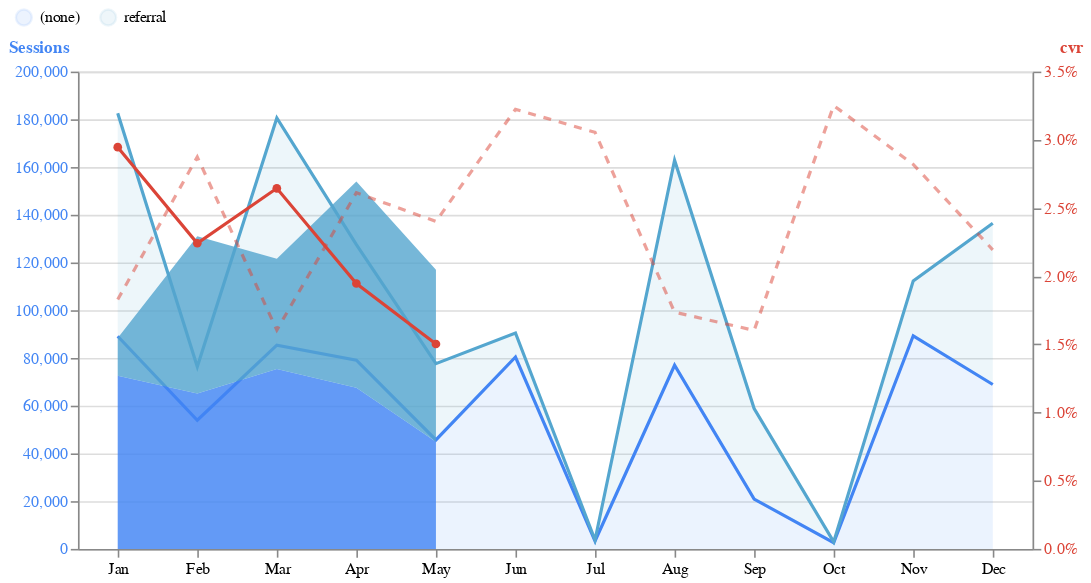

The notebook cell this image was saved under:
### Code cell
# @markdown monthly_by_media_df
source = media_data.monthly_by_media_df.query("Medium in @market_medium")
media_data.visualize_demand_chart(source)

### Figure 1 — Vega-Lite specification as saved in the notebook (floating-point values rounded to 4 significant figures)
{"config": {"view": {"continuousWidth": 300, "continuousHeight": 300}}, "layer": [{"layer": [{"mark": {"type": "area", "line": true, "opacity": 0.1}, "encoding": {"color": {"field": "Medium", "legend": {"direction": "horizontal", "legendX": -40, "legendY": -40, "orient": "none", "title": "", "titleAnchor": "start"}, "scale": {"range": ["#4285F4", "#54A6CF", "#BDE7F0"]}, "sort": ["(none)", "referral", "organic search"], "type": "nominal"}, "order": {"field": "color_Medium_sort_index", "type": "quantitative"}, "x": {"axis": {"format": "%b"}, "field": "Month", "scale": {"domain": [1, 2, 3, 4, 5, 6, 7, 8, 9, 10, 11, 12]}, "timeUnit": "month", "title": "", "type": "ordinal"}, "y": {"axis": {"labelColor": "#4285F4", "titleAlign": "left", "titleAngle": 0, "titleColor": "#4285F4", "titleY": -10}, "field": "Sessions", "type": "quantitative"}}, "transform": [{"filter": "datum.fiscal_year == 0"}]}, {"mark": {"type": "area", "line": false, "opacity": 0.8}, "encoding": {"color": {"field": "Medium", "legend": {"direction": "horizontal", "legendX": -40, "legendY": -40, "orient": "none", "title": "", "titleAnchor": "start"}, "scale": {"range": ["#4285F4", "#54A6CF", "#BDE7F0"]}, "sort": ["(none)", "referral", "organic search"], "type": "nominal"}, "order": {"field": "color_Medium_sort_index", "type": "quantitative"}, "x": {"axis": {"format": "%b"}, "field": "Month", "scale": {"domain": [1, 2, 3, 4, 5, 6, 7, 8, 9, 10, 11, 12]}, "timeUnit": "month", "title": "", "type": "ordinal"}, "y": {"axis": {"labelColor": "#4285F4", "titleAlign": "left", "titleAngle": 0, "titleColor": "#4285F4", "titleY": -10}, "field": "Sessions", "type": "quantitative"}}, "transform": [{"filter": "datum.fiscal_year == 1"}]}]}, {"layer": [{"mark": {"type": "line", "opacity": 0.5, "point": false, "strokeDash": [5, 5]}, "encoding": {"color": {"value": "#DB4437"}, "x": {"axis": {"format": "%b"}, "field": "Month", "scale": {"domain": [1, 2, 3, 4, 5, 6, 7, 8, 9, 10, 11, 12]}, "timeUnit": "month", "title": "", "type": "ordinal"}, "y": {"axis": {"format": "%", "labelColor": "#DB4437", "titleAlign": "right", "titleAngle": 0, "titleColor": "#DB4437", "titleY": -10}, "field": "cvr", "type": "quantitative"}}, "transform": [{"aggregate": [{"op": "sum", "field": "Sessions", "as": "session"}, {"op": "sum", "field": "CV", "as": "cv"}], "groupby": ["Month", "fiscal_year"]}, {"calculate": "datum.cv/datum.session", "as": "cvr"}, {"filter": "datum.fiscal_year == 0"}]}, {"mark": {"type": "line", "opacity": 1, "point": true, "strokeDash": [0]}, "encoding": {"color": {"value": "#DB4437"}, "x": {"axis": {"format": "%b"}, "field": "Month", "scale": {"domain": [1, 2, 3, 4, 5, 6, 7, 8, 9, 10, 11, 12]}, "timeUnit": "month", "title": "", "type": "ordinal"}, "y": {"axis": {"format": "%", "labelColor": "#DB4437", "titleAlign": "right", "titleAngle": 0, "titleColor": "#DB4437", "titleY": -10}, "field": "cvr", "type": "quantitative"}}, "transform": [{"aggregate": [{"op": "sum", "field": "Sessions", "as": "session"}, {"op": "sum", "field": "CV", "as": "cv"}], "groupby": ["Month", "fiscal_year"]}, {"calculate": "datum.cv/datum.session", "as": "cvr"}, {"filter": "datum.fiscal_year == 1"}]}]}], "data": {"name": "data-c16d128c5f747985d9cc80c23505dc10"}, "height": 300, "resolve": {"scale": {"y": "independent"}}, "width": 600, "$schema": "https://vega.github.io/schema/vega-lite/v5.20.1.json", "datasets": {"data-c16d128c5f747985d9cc80c23505dc10": [{"fiscal_year": 0, "YearMonth": "2024-01", "Year": "2024", "Month": "01", "Medium": "(none)", "Sessions": 89110.0, "CV": 2835.0, "Value": 28610000.0, "Investment": 0.0, "CPC": 0.0, "CVR": 0.03181, "CPA": 0.0, "ROAS": null, "Marginal_Profit": 28610000.0, "ValuePerCV": 10090.0, "Marginal_Profit_rate": 1.0, "mROI": null}, {"fiscal_year": 0, "YearMonth": "2024-01", "Year": "2024", "Month": "01", "Medium": "referral", "Sessions": 93400.0, "CV": 502.0, "Value": 5960000.0, "Investment": 0.0, "CPC": 0.0, "CVR": 0.005375, "CPA": 0.0, "ROAS": null, "Marginal_Profit": 5960000.0, "ValuePerCV": 11870.0, "Marginal_Profit_rate": 1.0, "mROI": null}, {"fiscal_year": 0, "YearMonth": "2024-02", "Year": "2024", "Month": "02", "Medium": "(none)", "Sessions": 53910.0, "CV": 2096.0, "Value": 34530000.0, "Investment": 0.0, "CPC": 0.0, "CVR": 0.03888, "CPA": 0.0, "ROAS": null, "Marginal_Profit": 34530000.0, "ValuePerCV": 16480.0, "Marginal_Profit_rate": 1.0, "mROI": null}, {"fiscal_year": 0, "YearMonth": "2024-02", "Year": "2024", "Month": "02", "Medium": "referral", "Sessions": 22450.0, "CV": 99.0, "Value": 826500.0, "Investment": 0.0, "CPC": 0.0, "CVR": 0.004409, "CPA": 0.0, "ROAS": null, "Marginal_Profit": 826500.0, "ValuePerCV": 8349.0, "Marginal_Profit_rate": 1.0, "mROI": null}, {"fiscal_year": 0, "YearMonth": "2024-03", "Year": "2024", "Month": "03", "Medium": "(none)", "Sessions": 85360.0, "CV": 2626.0, "Value": 13720000.0, "Investment": 0.0, "CPC": 0.0, "CVR": 0.03076, "CPA": 0.0, "ROAS": null, "Marginal_Profit": 13720000.0, "ValuePerCV": 5224.0, "Marginal_Profit_rate": 1.0, "mROI": null}, {"fiscal_year": 0, "YearMonth": "2024-03", "Year": "2024", "Month": "03", "Medium": "referral", "Sessions": 95200.0, "CV": 272.0, "Value": 2930000.0, "Investment": 0.0, "CPC": 0.0, "CVR": 0.002857, "CPA": 0.0, "ROAS": null, "Marginal_Profit": 2930000.0, "ValuePerCV": 10770.0, "Marginal_Profit_rate": 1.0, "mROI": null}, {"fiscal_year": 0, "YearMonth": "2024-04", "Year": "2024", "Month": "04", "Medium": "(none)", "Sessions": 79080.0, "CV": 3099.0, "Value": 80480000.0, "Investment": 0.0, "CPC": 0.0, "CVR": 0.03919, "CPA": 0.0, "ROAS": null, "Marginal_Profit": 80480000.0, "ValuePerCV": 25970.0, "Marginal_Profit_rate": 1.0, "mROI": null}, {"fiscal_year": 0, "YearMonth": "2024-04", "Year": "2024", "Month": "04", "Medium": "referral", "Sessions": 48460.0, "CV": 232.0, "Value": 824300.0, "Investment": 0.0, "CPC": 0.0, "CVR": 0.004787, "CPA": 0.0, "ROAS": null, "Marginal_Profit": 824300.0, "ValuePerCV": 3553.0, "Marginal_Profit_rate": 1.0, "mROI": null}, {"fiscal_year": 0, "YearMonth": "2024-05", "Year": "2024", "Month": "05", "Medium": "(none)", "Sessions": 45680.0, "CV": 1628.0, "Value": 16910000.0, "Investment": 0.0, "CPC": 0.0, "CVR": 0.03564, "CPA": 0.0, "ROAS": null, "Marginal_Profit": 16910000.0, "ValuePerCV": 10390.0, "Marginal_Profit_rate": 1.0, "mROI": null}, {"fiscal_year": 0, "YearMonth": "2024-05", "Year": "2024", "Month": "05", "Medium": "referral", "Sessions": 31940.0, "CV": 236.0, "Value": 7046000.0, "Investment": 0.0, "CPC": 0.0, "CVR": 0.007388, "CPA": 0.0, "ROAS": null, "Marginal_Profit": 7046000.0, "ValuePerCV": 29860.0, "Marginal_Profit_rate": 1.0, "mROI": null}, {"fiscal_year": 0, "YearMonth": "2024-06", "Year": "2024", "Month": "06", "Medium": "(none)", "Sessions": 80410.0, "CV": 2879.0, "Value": 29620000.0, "Investment": 0.0, "CPC": 0.0, "CVR": 0.0358, "CPA": 0.0, "ROAS": null, "Marginal_Profit": 29620000.0, "ValuePerCV": 10290.0, "Marginal_Profit_rate": 1.0, "mROI": null}, {"fiscal_year": 0, "YearMonth": "2024-06", "Year": "2024", "Month": "06", "Medium": "referral", "Sessions": 10080.0, "CV": 38.0, "Value": 69600.0, "Investment": 0.0, "CPC": 0.0, "CVR": 0.00377, "CPA": 0.0, "ROAS": null, "Marginal_Profit": 69600.0, "ValuePerCV": 1832.0, "Marginal_Profit_rate": 1.0, "mROI": null}, {"fiscal_year": 0, "YearMonth": "2024-07", "Year": "2024", "Month": "07", "Medium": "(none)", "Sessions": 3305.0, "CV": 109.0, "Value": 496700.0, "Investment": 0.0, "CPC": 0.0, "CVR": 0.03298, "CPA": 0.0, "ROAS": null, "Marginal_Profit": 496700.0, "ValuePerCV": 4557.0, "Marginal_Profit_rate": 1.0, "mROI": null}, {"fiscal_year": 0, "YearMonth": "2024-07", "Year": "2024", "Month": "07", "Medium": "referral", "Sessions": 427.0, "CV": 5.0, "Value": 51330.0, "Investment": 0.0, "CPC": 0.0, "CVR": 0.01171, "CPA": 0.0, "ROAS": null, "Marginal_Profit": 51330.0, "ValuePerCV": 10270.0, "Marginal_Profit_rate": 1.0, "mROI": null}, {"fiscal_year": 0, "YearMonth": "2024-08", "Year": "2024", "Month": "08", "Medium": "(none)", "Sessions": 76940.0, "CV": 2824.0, "Value": 34390000.0, "Investment": 0.0, "CPC": 0.0, "CVR": 0.0367, "CPA": 0.0, "ROAS": null, "Marginal_Profit": 34390000.0, "ValuePerCV": 12180.0, "Marginal_Profit_rate": 1.0, "mROI": null}, {"fiscal_year": 0, "YearMonth": "2024-08", "Year": "2024", "Month": "08", "Medium": "referral", "Sessions": 85930.0, "CV": 3.0, "Value": 12970.0, "Investment": 0.0, "CPC": 0.0, "CVR": 3.491e-05, "CPA": 0.0, "ROAS": null, "Marginal_Profit": 12970.0, "ValuePerCV": 4322.0, "Marginal_Profit_rate": 1.0, "mROI": null}, {"fiscal_year": 0, "YearMonth": "2024-09", "Year": "2024", "Month": "09", "Medium": "(none)", "Sessions": 20870.0, "CV": 709.0, "Value": 23330000.0, "Investment": 0.0, "CPC": 0.0, "CVR": 0.03397, "CPA": 0.0, "ROAS": null, "Marginal_Profit": 23330000.0, "ValuePerCV": 32900.0, "Marginal_Profit_rate": 1.0, "mROI": null}, {"fiscal_year": 0, "YearMonth": "2024-09", "Year": "2024", "Month": "09", "Medium": "referral", "Sessions": 37920.0, "CV": 233.0, "Value": 120200.0, "Investment": 0.0, "CPC": 0.0, "CVR": 0.006145, "CPA": 0.0, "ROAS": null, "Marginal_Profit": 120200.0, "ValuePerCV": 515.7, "Marginal_Profit_rate": 1.0, "mROI": null}, {"fiscal_year": 0, "YearMonth": "2024-10", "Year": "2024", "Month": "10", "Medium": "(none)", "Sessions": 2597.0, "CV": 92.0, "Value": 1316000.0, "Investment": 0.0, "CPC": 0.0, "CVR": 0.03543, "CPA": 0.0, "ROAS": null, "Marginal_Profit": 1316000.0, "ValuePerCV": 14300.0, "Marginal_Profit_rate": 1.0, "mROI": null}, {"fiscal_year": 0, "YearMonth": "2024-10", "Year": "2024", "Month": "10", "Medium": "referral", "Sessions": 356.0, "CV": 4.0, "Value": 52420.0, "Investment": 0.0, "CPC": 0.0, "CVR": 0.01124, "CPA": 0.0, "ROAS": null, "Marginal_Profit": 52420.0, "ValuePerCV": 13100.0, "Marginal_Profit_rate": 1.0, "mROI": null}, {"fiscal_year": 0, "YearMonth": "2024-11", "Year": "2024", "Month": "11", "Medium": "(none)", "Sessions": 89300.0, "CV": 3047.0, "Value": 40530000.0, "Investment": 0.0, "CPC": 0.0, "CVR": 0.03412, "CPA": 0.0, "ROAS": null, "Marginal_Profit": 40530000.0, "ValuePerCV": 13300.0, "Marginal_Profit_rate": 1.0, "mROI": null}, {"fiscal_year": 0, "YearMonth": "2024-11", "Year": "2024", "Month": "11", "Medium": "referral", "Sessions": 23010.0, "CV": 120.0, "Value": 140800.0, "Investment": 0.0, "CPC": 0.0, "CVR": 0.005215, "CPA": 0.0, "ROAS": null, "Marginal_Profit": 140800.0, "ValuePerCV": 1173.0, "Marginal_Profit_rate": 1.0, "mROI": null}, {"fiscal_year": 0, "YearMonth": "2024-12", "Year": "2024", "Month": "12", "Medium": "(none)", "Sessions": 68880.0, "CV": 2336.0, "Value": 69580000.0, "Investment": 0.0, "CPC": 0.0, "CVR": 0.03391, "CPA": 0.0, "ROAS": null, "Marginal_Profit": 69580000.0, "ValuePerCV": 29780.0, "Marginal_Profit_rate": 1.0, "mROI": null}, {"fiscal_year": 0, "YearMonth": "2024-12", "Year": "2024", "Month": "12", "Medium": "referral", "Sessions": 67590.0, "CV": 657.0, "Value": 14220000.0, "Investment": 0.0, "CPC": 0.0, "CVR": 0.00972, "CPA": 0.0, "ROAS": null, "Marginal_Profit": 14220000.0, "ValuePerCV": 21650.0, "Marginal_Profit_rate": 1.0, "mROI": null}, {"fiscal_year": 1, "YearMonth": "2025-01", "Year": "2025", "Month": "01", "Medium": "(none)", "Sessions": 72590.0, "CV": 2444.0, "Value": 33490000.0, "Investment": 0.0, "CPC": 0.0, "CVR": 0.03367, "CPA": 0.0, "ROAS": null, "Marginal_Profit": 33490000.0, "ValuePerCV": 13700.0, "Marginal_Profit_rate": 1.0, "mROI": null}, {"fiscal_year": 1, "YearMonth": "2025-01", "Year": "2025", "Month": "01", "Medium": "referral", "Sessions": 15740.0, "CV": 158.0, "Value": 4029000.0, "Investment": 0.0, "CPC": 0.0, "CVR": 0.01004, "CPA": 0.0, "ROAS": null, "Marginal_Profit": 4029000.0, "ValuePerCV": 25500.0, "Marginal_Profit_rate": 1.0, "mROI": null}, {"fiscal_year": 1, "YearMonth": "2025-02", "Year": "2025", "Month": "02", "Medium": "(none)", "Sessions": 65110.0, "CV": 2394.0, "Value": 32590000.0, "Investment": 0.0, "CPC": 0.0, "CVR": 0.03677, "CPA": 0.0, "ROAS": null, "Marginal_Profit": 32590000.0, "ValuePerCV": 13620.0, "Marginal_Profit_rate": 1.0, "mROI": null}, {"fiscal_year": 1, "YearMonth": "2025-02", "Year": "2025", "Month": "02", "Medium": "referral", "Sessions": 65930.0, "CV": 543.0, "Value": 10950000.0, "Investment": 0.0, "CPC": 0.0, "CVR": 0.008236, "CPA": 0.0, "ROAS": null, "Marginal_Profit": 10950000.0, "ValuePerCV": 20160.0, "Marginal_Profit_rate": 1.0, "mROI": null}, {"fiscal_year": 1, "YearMonth": "2025-03", "Year": "2025", "Month": "03", "Medium": "(none)", "Sessions": 75360.0, "CV": 2966.0, "Value": 70150000.0, "Investment": 0.0, "CPC": 0.0, "CVR": 0.03936, "CPA": 0.0, "ROAS": null, "Marginal_Profit": 70150000.0, "ValuePerCV": 23650.0, "Marginal_Profit_rate": 1.0, "mROI": null}, {"fiscal_year": 1, "YearMonth": "2025-03", "Year": "2025", "Month": "03", "Medium": "referral", "Sessions": 46270.0, "CV": 250.0, "Value": 1400000.0, "Investment": 0.0, "CPC": 0.0, "CVR": 0.005403, "CPA": 0.0, "ROAS": null, "Marginal_Profit": 1400000.0, "ValuePerCV": 5602.0, "Marginal_Profit_rate": 1.0, "mROI": null}, {"fiscal_year": 1, "YearMonth": "2025-04", "Year": "2025", "Month": "04", "Medium": "(none)", "Sessions": 67520.0, "CV": 2152.0, "Value": 12150000.0, "Investment": 0.0, "CPC": 0.0, "CVR": 0.03187, "CPA": 0.0, "ROAS": null, "Marginal_Profit": 12150000.0, "ValuePerCV": 5645.0, "Marginal_Profit_rate": 1.0, "mROI": null}, {"fiscal_year": 1, "YearMonth": "2025-04", "Year": "2025", "Month": "04", "Medium": "referral", "Sessions": 86420.0, "CV": 844.0, "Value": 17930000.0, "Investment": 0.0, "CPC": 0.0, "CVR": 0.009766, "CPA": 0.0, "ROAS": null, "Marginal_Profit": 17930000.0, "ValuePerCV": 21250.0, "Marginal_Profit_rate": 1.0, "mROI": null}, {"fiscal_year": 1, "YearMonth": "2025-05", "Year": "2025", "Month": "05", "Medium": "(none)", "Sessions": 44850.0, "CV": 1612.0, "Value": 30900000.0, "Investment": 0.0, "CPC": 0.0, "CVR": 0.03594, "CPA": 0.0, "ROAS": null, "Marginal_Profit": 30900000.0, "ValuePerCV": 19170.0, "Marginal_Profit_rate": 1.0, "mROI": null}, {"fiscal_year": 1, "YearMonth": "2025-05", "Year": "2025", "Month": "05", "Medium": "referral", "Sessions": 72090.0, "CV": 145.0, "Value": 675100.0, "Investment": 0.0, "CPC": 0.0, "CVR": 0.002011, "CPA": 0.0, "ROAS": null, "Marginal_Profit": 675100.0, "ValuePerCV": 4656.0, "Marginal_Profit_rate": 1.0, "mROI": null}]}}
